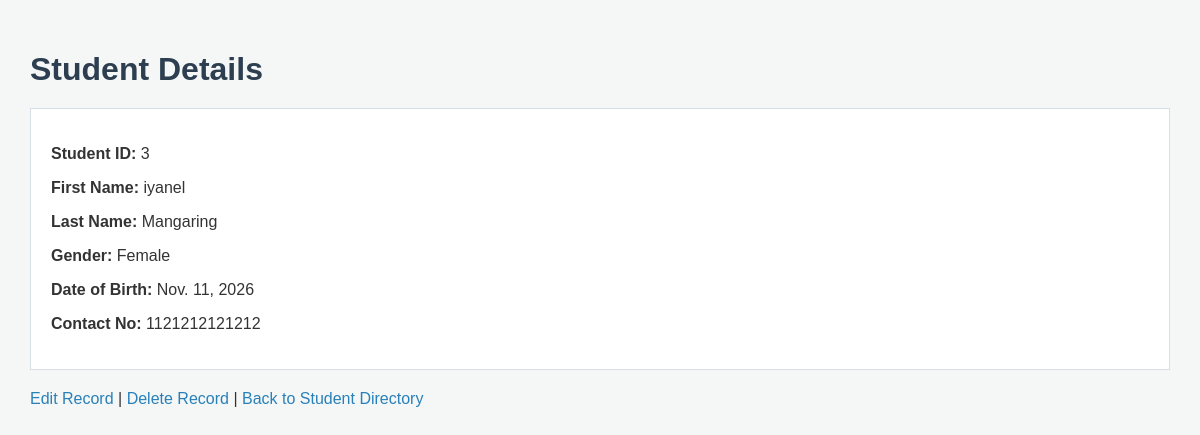
/registration/students/5/, run on the app's committed database.
### students/models.py (models this page shows, shortened)
class Student(models.Model):
    student_id = models.CharField(max_length=50, unique=True)
    first_name = models.CharField(max_length=50)
    last_name = models.CharField(max_length=50)
    gender = models.CharField(max_length=10)
    date_of_birth = models.DateField()
    contact_no = models.CharField(max_length=20)
    created_at = models.DateTimeField(auto_now_add=True)
    class Meta:
        db_table = 'registration'  # <--- This is your custom table name!

### students/views.py (the view)
# urls.py: path('students/<int:pk>/', views.student_detail, name='student_detail'),
def student_detail(request, pk):
    student = get_object_or_404(Student, pk=pk)
    return render(request, 'registration/student_detail.html', {'student': student})

### students/templates/registration/student_detail.html (shortened to what this page needs)
<!DOCTYPE html>
<html lang="en">
<head>
    {% load static %}
    <link rel="stylesheet" href="{% static 'registration/style.css' %}">
</head>
<body>
    <h1>Student Details</h1>
    <div style="background: white; padding: 20px; border: 1px solid #d7dee8; margin-bottom: 20px;">
        <p><strong>Student ID:</strong> {{ student.student_id }}</p>
        <p><strong>First Name:</strong> {{ student.first_name }}</p>
        <p><strong>Last Name:</strong> {{ student.last_name }}</p>
        <p><strong>Gender:</strong> {{ student.gender }}</p>
        <p><strong>Date of Birth:</strong> {{ student.date_of_birth }}</p>
        <p><strong>Contact No:</strong> {{ student.contact_no }}</p>
    </div>
    <p>
        <a href="{% url 'student_update' student.pk %}">Edit Record</a> |
        <a href="{% url 'student_delete' student.pk %}">Delete Record</a> |
        <a href="{% url 'student_list' %}">Back to Student Directory</a>
    </p>
</body>
</html>

### students/templates/registration/style.css (style rules this page uses)
body { font-family: Arial, sans-serif; background-color: #f4f7f6; color: #333; margin: 0; padding: 30px; }
h1 { color: #2c3e50; margin-bottom: 20px; }
a { color: #2980b9; text-decoration: none; }

### data on the page
Student: student_id "3", first_name "iyanel", last_name "Mangaring", gender "Female", date_of_birth "Nov. 11, 2026", contact_no "1121212121212"
